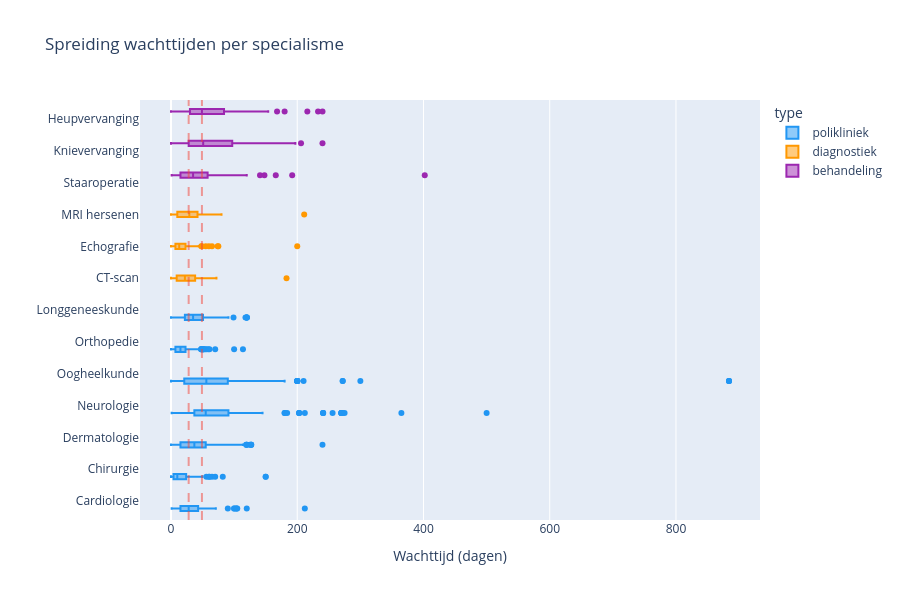

Notebook code for this chart:
### Markdown cell above
### Spreiding per specialisme — **jij aan de beurt**

Voor de derde viz is geen aggregatie nodig: een box plot werkt direct op de ruwe `df`. Plotly express heeft daar `px.box(...)` voor — qua aanroep heel vergelijkbaar met `px.bar`. Vul het skelet hieronder zelf in.

**Hint:** voor een horizontale box plot wil je `wachttijd_dagen` op de **x**-as, `specialisme` op de **y**-as, kleur op `"type"`, en `orientation="h"`.

### Code cell
fig = px.box(
    df,
    x="wachttijd_dagen",
    y="specialisme",
    color="type",
    orientation="h",
    title="Spreiding wachttijden per specialisme",
    labels={"wachttijd_dagen": "Wachttijd (dagen)", "specialisme": ""},
    color_discrete_map={"polikliniek": "#2196F3", "diagnostiek": "#FF9800", "behandeling": "#9C27B0"},
)
# stippellijntjes voor de twee treeknormen
fig.add_vline(x=28, line_dash="dash", line_color="#F44336", opacity=0.5)
fig.add_vline(x=49, line_dash="dash", line_color="#F44336", opacity=0.5)
fig.update_layout(height=600)
fig.show()

### Figure 1 — Plotly figure (JSON) as saved in the notebook; plotly's stock layout.template omitted (floating-point values rounded to 4 significant figures; data arrays with more than 128 entries replaced by an {"elided": "..."} marker saying what was removed)
{"data": [{"alignmentgroup": "True", "hovertemplate": "type=polikliniek<br>Wachttijd (dagen)=%{x}<br>=%{y}<extra></extra>", "legendgroup": "polikliniek", "marker": {"color": "#2196F3"}, "name": "polikliniek", "notched": false, "offsetgroup": "polikliniek", "orientation": "h", "showlegend": true, "type": "box", "x": {"elided": "1217 float values"}, "x0": " ", "xaxis": "x", "y": {"elided": "1217 str values"}, "y0": " ", "yaxis": "y"}, {"alignmentgroup": "True", "hovertemplate": "type=diagnostiek<br>Wachttijd (dagen)=%{x}<br>=%{y}<extra></extra>", "legendgroup": "diagnostiek", "marker": {"color": "#FF9800"}, "name": "diagnostiek", "notched": false, "offsetgroup": "diagnostiek", "orientation": "h", "showlegend": true, "type": "box", "x": {"elided": "351 float values"}, "x0": " ", "xaxis": "x", "y": {"elided": "351 str values"}, "y0": " ", "yaxis": "y"}, {"alignmentgroup": "True", "hovertemplate": "type=behandeling<br>Wachttijd (dagen)=%{x}<br>=%{y}<extra></extra>", "legendgroup": "behandeling", "marker": {"color": "#9C27B0"}, "name": "behandeling", "notched": false, "offsetgroup": "behandeling", "orientation": "h", "showlegend": true, "type": "box", "x": {"elided": "366 float values"}, "x0": " ", "xaxis": "x", "y": {"elided": "366 str values"}, "y0": " ", "yaxis": "y"}], "layout": {"boxmode": "group", "height": 600, "legend": {"title": {"text": "type"}, "tracegroupgap": 0}, "shapes": [{"line": {"color": "#F44336", "dash": "dash"}, "opacity": 0.5, "type": "line", "x0": 28, "x1": 28, "xref": "x", "y0": 0, "y1": 1, "yref": "y domain"}, {"line": {"color": "#F44336", "dash": "dash"}, "opacity": 0.5, "type": "line", "x0": 49, "x1": 49, "xref": "x", "y0": 0, "y1": 1, "yref": "y domain"}], "title": {"text": "Spreiding wachttijden per specialisme"}, "xaxis": {"anchor": "y", "domain": [0.0, 1.0], "title": {"text": "Wachttijd (dagen)"}}, "yaxis": {"anchor": "x", "domain": [0.0, 1.0], "title": {"text": ""}}}}
